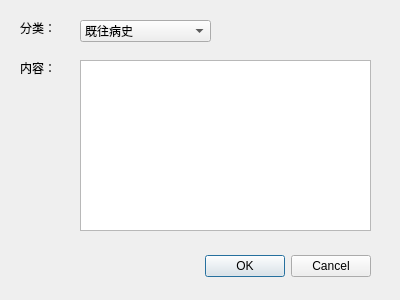
<?xml version="1.0" encoding="UTF-8"?>
<ui version="4.0">
 <class>MHReDialog</class>
 <widget class="QDialog" name="MHReDialog">
  <property name="geometry">
   <rect>
    <x>0</x>
    <y>0</y>
    <width>400</width>
    <height>300</height>
   </rect>
  </property>
  <property name="windowTitle">
   <string>病历摘要</string>
  </property>
  <widget class="QDialogButtonBox" name="buttonBox">
   <property name="geometry">
    <rect>
     <x>30</x>
     <y>250</y>
     <width>341</width>
     <height>32</height>
    </rect>
   </property>
   <property name="orientation">
    <enum>Qt::Orientation::Horizontal</enum>
   </property>
   <property name="standardButtons">
    <set>QDialogButtonBox::StandardButton::Cancel|QDialogButtonBox::StandardButton::Ok</set>
   </property>
  </widget>
  <widget class="QLabel" name="label">
   <property name="geometry">
    <rect>
     <x>20</x>
     <y>20</y>
     <width>51</width>
     <height>16</height>
    </rect>
   </property>
   <property name="text">
    <string>分类：</string>
   </property>
  </widget>
  <widget class="QComboBox" name="categoryCombo">
   <property name="geometry">
    <rect>
     <x>80</x>
     <y>20</y>
     <width>131</width>
     <height>22</height>
    </rect>
   </property>
   <item>
    <property name="text">
     <string>既往病史</string>
    </property>
   </item>
   <item>
    <property name="text">
     <string>手术史</string>
    </property>
   </item>
   <item>
    <property name="text">
     <string>过敏史</string>
    </property>
   </item>
   <item>
    <property name="text">
     <string>家族史</string>
    </property>
   </item>
   <item>
    <property name="text">
     <string>用药史</string>
    </property>
   </item>
   <item>
    <property name="text">
     <string>其他</string>
    </property>
   </item>
  </widget>
  <widget class="QLabel" name="label_2">
   <property name="geometry">
    <rect>
     <x>20</x>
     <y>60</y>
     <width>51</width>
     <height>16</height>
    </rect>
   </property>
   <property name="text">
    <string>内容：</string>
   </property>
  </widget>
  <widget class="QTextEdit" name="contentEdit">
   <property name="geometry">
    <rect>
     <x>80</x>
     <y>60</y>
     <width>291</width>
     <height>171</height>
    </rect>
   </property>
  </widget>
 </widget>
 <resources/>
 <connections>
  <connection>
   <sender>buttonBox</sender>
   <signal>accepted()</signal>
   <receiver>MHReDialog</receiver>
   <slot>accept()</slot>
   <hints>
    <hint type="sourcelabel">
     <x>248</x>
     <y>254</y>
    </hint>
    <hint type="destinationlabel">
     <x>157</x>
     <y>274</y>
    </hint>
   </hints>
  </connection>
  <connection>
   <sender>buttonBox</sender>
   <signal>rejected()</signal>
   <receiver>MHReDialog</receiver>
   <slot>reject()</slot>
   <hints>
    <hint type="sourcelabel">
     <x>316</x>
     <y>260</y>
    </hint>
    <hint type="destinationlabel">
     <x>286</x>
     <y>274</y>
    </hint>
   </hints>
  </connection>
 </connections>
</ui>
